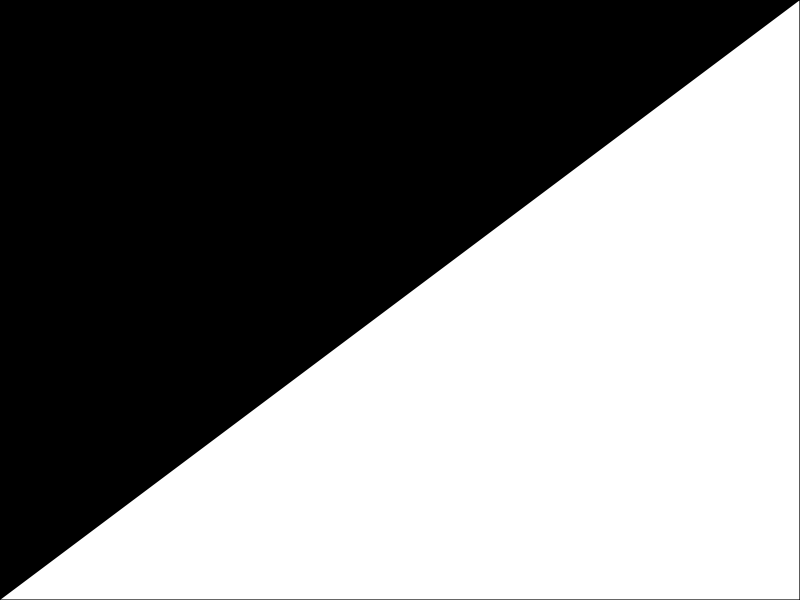
#> input picture bnw.png, 800 x 600 px
$ python contours.py   (older library calls are emulated)
#> lines starting #> are read from the running program, lines starting #| are printed output that depends on the picture; after the words box and inside, x2 and y2 are one past the last pixel; in counts of white or black regions, pixels touching at a corner belong together
import cv2
import numpy as np
import matplotlib.pyplot as plt

#Load the test binary image:
image = cv2.imread('bnw.png', 0)
#> image is the input picture: shape (600, 800); min 0, max 255, mean 127

#Find the external and internal contours. Organize them into a two-level hierarchy:
_,contours, hierarchy = cv2.findContours(image, cv2.RETR_CCOMP,cv2.CHAIN_APPROX_SIMPLE)
#> contours = 1 contour; box (x1, y1, x2, y2) and area: (0, 0, 800, 600) 239500

#Prepare the external contour binary mask:
image_external = np.zeros(image.shape, image.dtype)
for i in range(len(contours)):
	if hierarchy[0][i][3] == -1:
		cv2.drawContours(image_external, contours, i,255, -1)
#> this loop made 1 pass
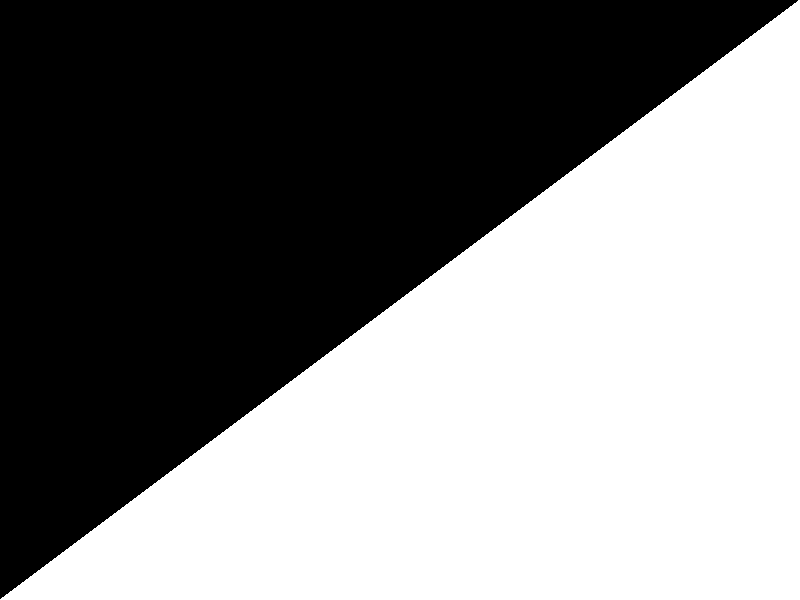
#> image_external: shape (600, 800); 50.1% white; 1 black region, box (x1, y1, x2, y2) and area: (0, 0, 798, 599) 239400

#Prepare the internal contour binary mask:
image_internal = np.zeros(image.shape, image.dtype)
for i in range(len(contours)):
	if hierarchy[0][i][3] != -1:
		cv2.drawContours(image_internal, contours, i,255, -1)
#> image_internal: shape (600, 800); every value is 0
plt.figure(figsize=(10,3))
plt.subplot(131)
plt.axis('off')
plt.title('original')
plt.imshow(image, cmap='gray')
plt.subplot(132)
plt.axis('off')
plt.title('external')
plt.imshow(image_external, cmap='gray')
plt.subplot(133)
plt.axis('off')
plt.title('internal')
plt.imshow(image_internal, cmap='gray')
plt.tight_layout()
plt.show()
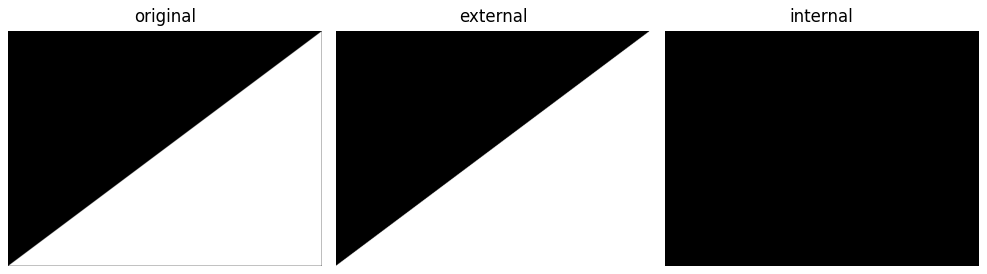
#> figure drawn by matplotlib, 3 panels
